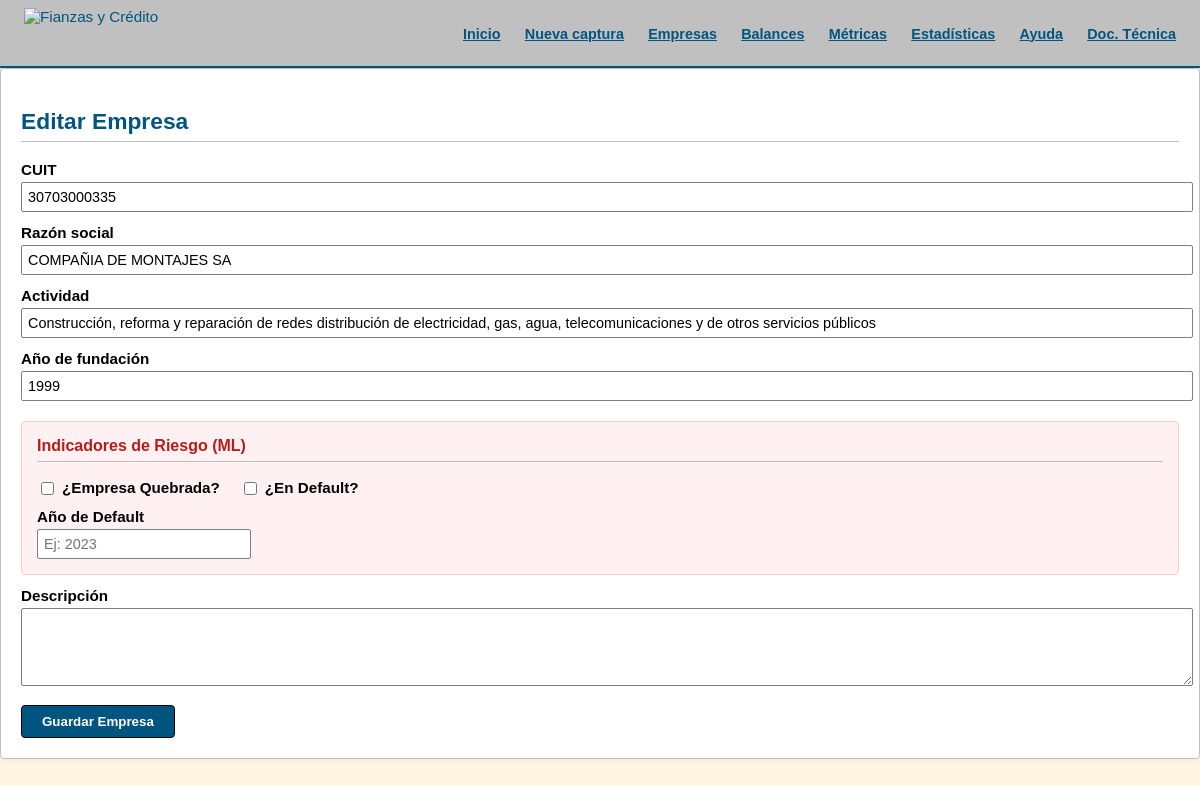
Screenshot of /companies/21/edit with the database file from the repository.
### Base.py (models this page shows)
class EmpresaDB(Base):
    __tablename__ = 'empresas'
    id = Column(Integer, primary_key=True)
    cuit = Column(String, unique=True, nullable=False)
    razon_social = Column(String, nullable=False)
    actividad = Column(String)
    sector = Column(String)
    anio_fundacion = Column(Integer)
    descripcion = Column(Text)
    es_quebrada = Column(Integer, default=0) # 0: No, 1: Si
    en_default = Column(Integer, default=0)  # 0: No, 1: Si
    anio_default = Column(Integer)
    balances = relationship("EECCDB", back_populates="empresa", cascade="all, delete-orphan")

### app.py (the view, shortened to what this page needs)
@app.route("/companies/<int:company_id>/edit", methods=["GET", "POST"])
def edit_company(company_id):
    empresa = session.get(EmpresaDB, company_id)
    if empresa is None:
        return redirect(url_for("list_companies"))
    return render_template("company_form.html", empresa=empresa)

### app.py (called while the page is built)
@app.teardown_appcontext
def shutdown_session(exception=None):
    session.remove()

### templates/company_form.html (shortened to what this page needs)
{% extends "base.html" %}
{% block content %}
<div class="card">
    <h2>{% if empresa %}Editar Empresa{% else %}Nueva Empresa{% endif %}</h2>
    <form action="{% if empresa %}/companies/{{ empresa.id }}/edit{% else %}/companies/new{% endif %}" method="post">
        <label for="cuit">CUIT</label>
        <input type="text" id="cuit" name="cuit" value="{{ empresa.cuit if empresa else '' }}" required pattern="\d{11}" maxlength="11" inputmode="numeric" oninput="this.value = this.value.replace(/[^0-9]/g, '');" title="Debe ingresar exactamente 11 números" />
        <label for="razon_social">Razón social</label>
        <input type="text" id="razon_social" name="razon_social" value="{{ empresa.razon_social if empresa else '' }}" required />
        <label for="actividad">Actividad</label>
        <input type="text" id="actividad" name="actividad" value="{{ empresa.actividad if empresa else '' }}" />
        <label for="anio_fundacion">Año de fundación</label>
        <input type="number" id="anio_fundacion" name="anio_fundacion" value="{{ empresa.anio_fundacion if empresa else '' }}" />
        <div style="margin-top: 20px; padding: 15px; background: #fff1f1; border: 1px solid #ffcccc; border-radius: 4px;">
            <h3 style="margin-top: 0; color: #b91c1c; font-size: 1rem;">Indicadores de Riesgo (ML)</h3>
            <div style="display: flex; gap: 20px; align-items: center;">
                <label style="margin-top: 0; display: flex; align-items: center; gap: 5px;">
                    <input type="checkbox" name="es_quebrada" value="1" {% if empresa and empresa.es_quebrada %}checked{% endif %} style="width: auto;"> ¿Empresa Quebrada?
                </label>
                <label style="margin-top: 0; display: flex; align-items: center; gap: 5px;">
                    <input type="checkbox" name="en_default" value="1" {% if empresa and empresa.en_default %}checked{% endif %} style="width: auto;"> ¿En Default?
                </label>
            </div>
            <div style="margin-top: 10px;">
                <label for="anio_default" style="margin-top: 0;">Año de Default</label>
                <input type="number" id="anio_default" name="anio_default" value="{{ empresa.anio_default if empresa else '' }}" placeholder="Ej: 2023" style="width: 200px;" />
            </div>
        </div>
        <label for="descripcion">Descripción</label>
        <textarea id="descripcion" name="descripcion" rows="4">{{ empresa.descripcion if empresa else '' }}</textarea>
        <button type="submit">Guardar Empresa</button>
    </form>
</div>
{% endblock %}

### templates/base.html (style rules this page uses)
:root { --primary-color: #005580; --highlight-orange: #FFC894; --header-gray: #C0C0C0; --bg-crema: #FFF5E1; --text-black: #000000; --white: #ffffff; --border-dark: #808080; }
body { font-family: Verdana, Tahoma, Arial, sans-serif; font-size: 0.95rem; margin: 0; padding: 0; background: var(--bg-crema); color: var(--text-black); }
.card { background: var(--white); border: 1px solid var(--header-gray); border-radius: 4px; padding: 20px; margin-bottom: 16px; box-shadow: 2px 2px 5px rgba(0,0,0,0.05); }
label { display: block; margin-top: 12px; font-weight: bold; }
input, select, textarea { font-family: Verdana, sans-serif; font-size: 0.9rem; width: 100%; padding: 6px; margin-top: 4px; border: 1px solid var(--border-dark); border-radius: 2px; }
button { margin-top: 16px; padding: 8px 20px; background: var(--primary-color); color: var(--white); border: 1px solid var(--text-black); border-radius: 4px; cursor: pointer; font-weight: bold; }
h2, h3 { color: var(--primary-color); border-bottom: 1px solid var(--header-gray); padding-bottom: 6px; font-weight: bold; }

### rows the page displays
EmpresaDB: cuit "30703000335", razon_social "COMPAÑIA DE MONTAJES SA", actividad "Construcción, reforma y reparación de redes distribución de electricidad, gas, agua, telecomunicaciones y de otros servicios públicos", anio_fundacion "1999"
